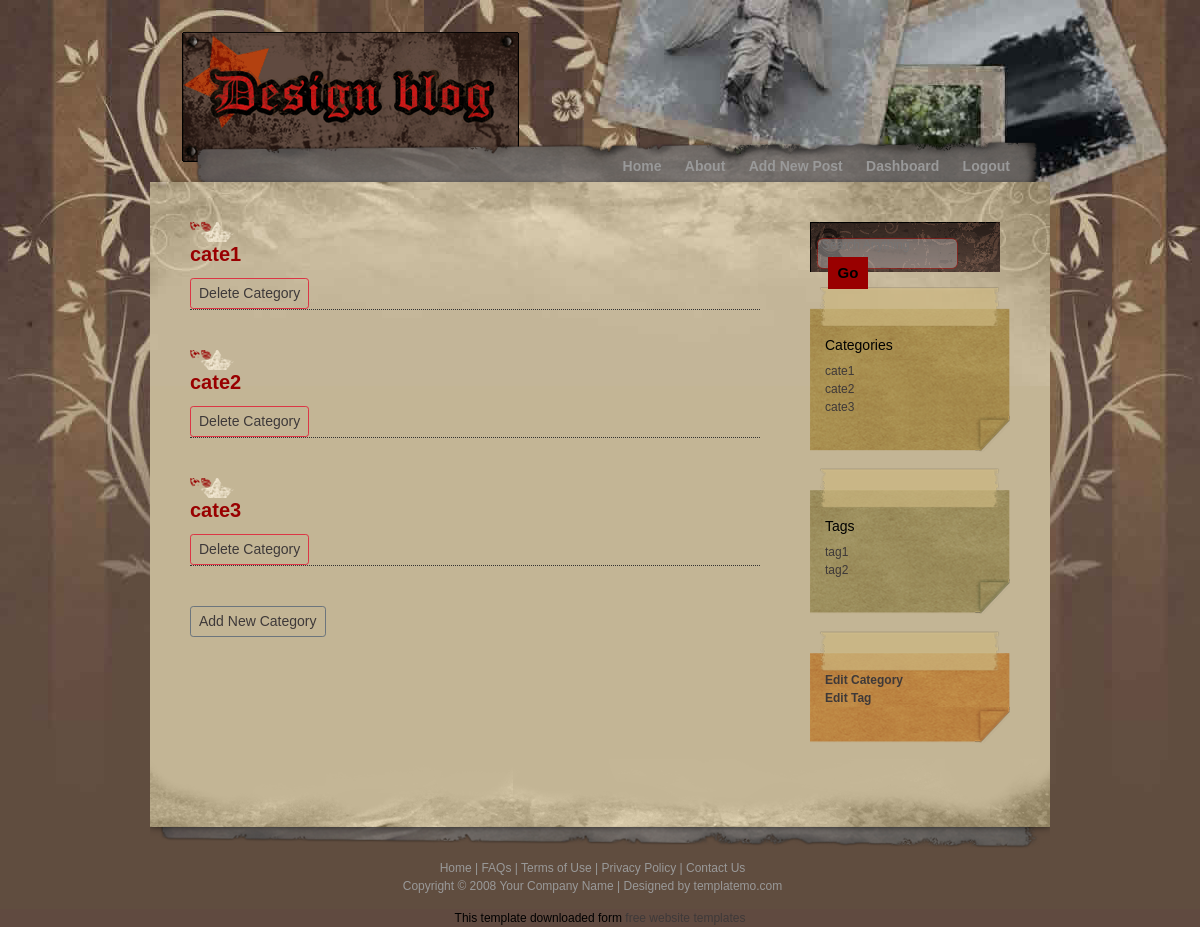
Page /blog/categories/ (signed in) on the earlier database version.
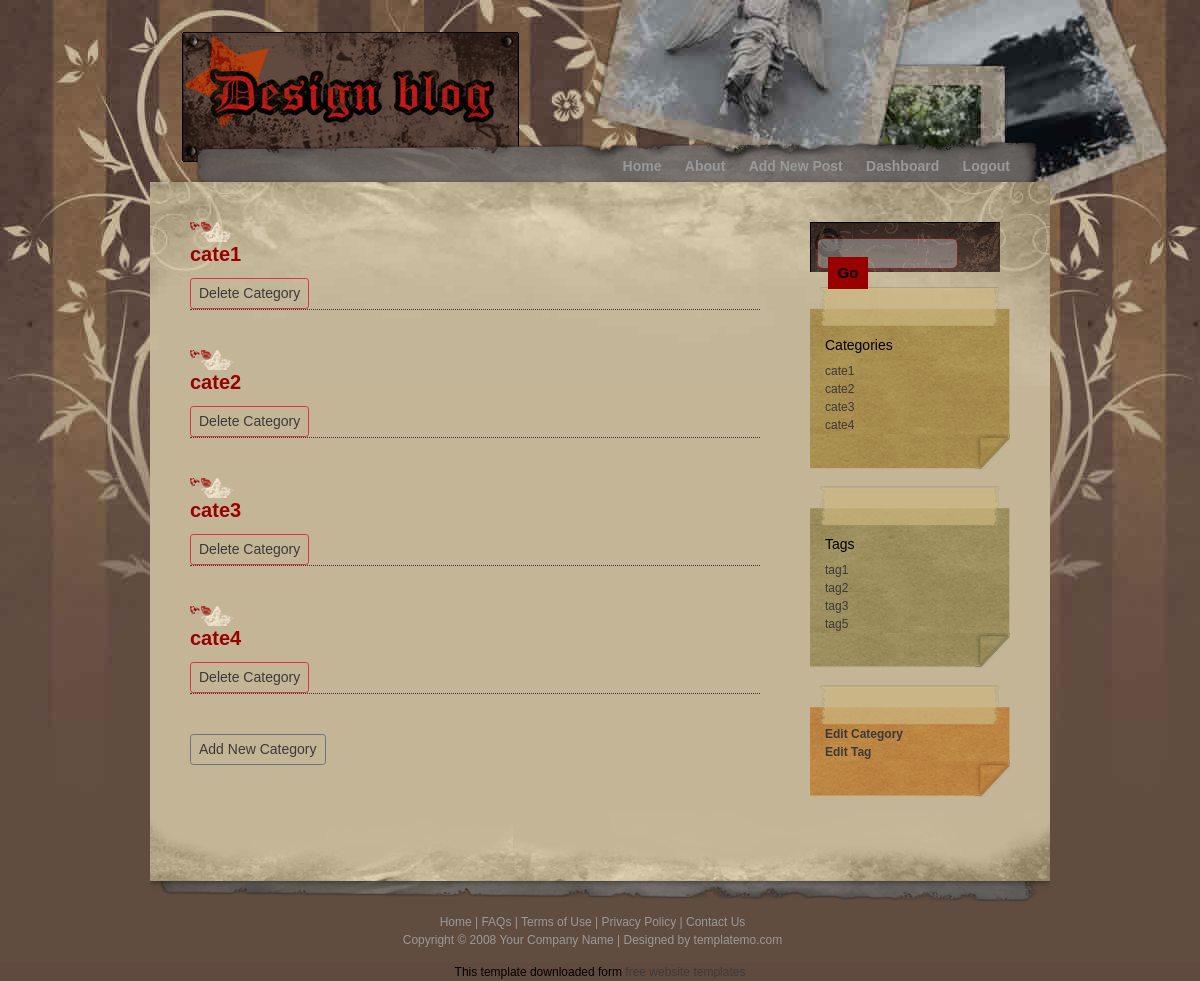
Same page on the later database version.
### post/models.py (models this page shows, shortened)
class Category(models.Model):
    title = models.CharField(max_length=120)
    slug = models.SlugField(unique=True, max_length=120, null=True, blank=True)
    parent = models.ForeignKey('self', on_delete=models.PROTECT, blank=True, null=True)
    class Meta:
        unique_together = ('title', 'slug')

class Tag(models.Model):
    title = models.CharField(max_length=120)
    slug = models.SlugField(unique=True, max_length=120, null=True)
    class Meta:
        unique_together = ('title', 'slug')

### post/views.py (the view)
# urls.py: path('categories/', categoryList, name='categories'),
@login_required(login_url='login')
def categoryList(request):
    page = 'categories'
    categories = Category.objects.all()
    tags = Tag.objects.all()
    context = {
        'categories': categories,
        'tags': tags,
        'page': page,
    }
    return render(request, 'post/delete_update.html', context)

### post/templates/post/delete_update.html (shortened to what this page needs)
{% extends "post/class_base.html" %}
{% load static %}
{% block menu %}
<ul>
    <li><a href="{% url 'home' %}">Home</a></li>
    <li><a href="#">About</a></li>
    <li><a href="{% url 'add_post' %}">Add New Post</a></li>
    <li><a href="{% url 'dashboard' %}">Dashboard</a></li>
    <li><a href="{% url 'logout' %}">Logout</a></li>
</ul>
{% endblock menu %}
{% block content %}
  {% if request.user.is_authenticated %}
    {% if page == 'categories' %}
      {% for category in categories %}
      <div class="postbody">
      <h1>{{category.title}}</h1><br><br>
      <span><a href="{% url 'delete_category' category.slug %}" class="btn btn-outline-danger btn-sm">Delete Category</a></span>
      </div>
      {% endfor %}
      <span><a href="{% url 'add_category' %}" class="btn btn-outline-secondary btn-sm">Add New Category</a></span>
    {% endif %}
  {% endif %}
{% endblock content %}

### post/templates/post/class_base.html (shortened to what this page needs)
{% load static %}
<!DOCTYPE html>
<html lang="en">
<head>
  <link href="https://cdn.jsdelivr.net/npm/bootstrap@5.0.0-beta1/dist/css/bootstrap.min.css" rel="stylesheet"
>
  <link rel="stylesheet" href="{% static 'style.css' %}">
</head>
<body>
  <div id="container_wrapper1">
    <div id="container_wrapper2">
      <div id="container">
        <div id="header">
          <div id="logo">
            <div id="site_slogan"></div>
          </div>
        </div>
        <div id="menu">
          {% block menu %}
          {% endblock menu %}
        </div>
        <div id="content">
          <div id="left_column">
            {% block content %}
            {% endblock content %}
          </div>
          <div id="right_column">
            <div class="section">
              <form method="get" action="#" class="search">
                <input name="search" type="text" placeholder="Search Anything" id="keyword" />
                <input type="submit" value="Go" class="button" />
              </form>
            </div>
            <div class="section">
              <div class="section1_top"></div>
              <div class="section1_middle">
                <h2>Categories</h2>
                <ul>
                  {% for cate in categories %}
                  <li><a href='/blog/category/{{cate.slug}}'>{{cate.title}}</a></li>
                  {% endfor %}
                </ul>
              </div>
              <div class="section1_bottom"></div>
            </div>
            <div class="section">
              <div class="section2_top"></div>
              <div class="section2_middle">
                <h2>Tags</h2>
                <ul>
                  {% for tag in tags %}
                  <li>{{tag.title}}</li>
                  {% endfor %}
                </ul>
              </div>
              <div class="section2_bottom"></div>
            </div>
            <div class="section">
              <div class="section3_top"></div>
              <div class="section3_middle">
                {% if request.user.is_authenticated %}
                <ul>
                  <li><strong><a href="{% url 'categories' %}">Edit Category</a></strong></li>
                  <li><strong><a href="{% url 'tags' %}">Edit Tag</a></strong></li>
                </ul>
                {% endif %}
              </div>
              <div class="section3_bottom"></div>
            </div>
          </div>
        </div>
        <div id="bottom"></div>
        <div id="footer"> <a href="#">Home</a> | <a href="#">FAQs</a> | <a href="#">Terms of Use</a> | <a
            href="#">Privacy Policy</a> | <a href="#">Contact Us</a> <br />
          Copyright © 2008 <a href="#">Your Company Name</a> | Designed by <a href="#">templatemo.com</a> </div>
      </div>
    </div>
  </div>
  <div align=center>This template downloaded form <a href='http://all-free-download.com/free-website-templates/'>free
      website templates</a></div>
</body>
</body>
</html>

### post/static/style.css (style rules this page uses)
body { margin:0; padding:0; line-height: 1.5em; font-family: Helvetica, Arial, sans-serif; font-size: 12px; color: #000000; background: #604a40; }
a:link, a:visited { color: #3e3939; text-decoration: none; }
h1 { margin: 0px; padding: 20px 0px 0px 0px; font-size: 20px; font-weight: bold; color:#990000; height: 20px; background: url(post/media/h1_background.png) left center no-repeat; }
h2 { margin: 0px 0px 8px 0px; padding: 10px 0px 0px 15px; font-size: 14px; color: #000000; }
#container_wrapper1 { background: url(post/media/background.gif) top center repeat-x; }
#container_wrapper2 { background: url(post/media/mainbackground.jpg) top center no-repeat; }
#container { margin: 0px auto; width: 900px; }
#header { clear: both; padding: 30px 0px 0px 30px; width: 870px; height: 140px; }
#logo { height: 134px; background: url(post/media/logo.gif) no-repeat; }
#site_slogan { padding: 90px 0px 10px 160px; font-size: 12px; color: #999999; }
#menu { clear: both; margin: 0px; padding: 0px; width: 900px; height: 42px; text-align: right; background: url(post/media/menu_bg.png) no-repeat; }
#menu ul { margin: 0px; padding: 18px 20px 0px 0px; list-style: none; }
#menu ul li { margin: 0px; display: inline; }
#menu ul li a { margin: 0px; padding: 0px 20px 0px 0px; font: 14px arial; font-weight: bold; color:#999999; text-decoration: none; }
#content { float: left; margin: 0px; width: 900px; background: #c3b595 url(post/media/content_bg.jpg) no-repeat; }
#left_column { float: left; margin: 40px 0px 0px 40px; padding: 0px; width: 570px; }
#right_column { float: right; margin: 40px 40px 0px 0px; padding: 0px; width: 200px; }
#bottom { clear: both; margin: 0px; padding: 0px; width: 900px; height: 90px; background: url(post/media/content_bg_bottom.png) no-repeat; }
.section { margin: 0px 0px 15px 0px; padding: 0px; color: #3e3939; }
.section .section1_top { height: 40px; background: url(post/media/section1_top.png) no-repeat; }
.section .section1_middle { background: url(post/media/section1_middle.png) repeat-y; }
.section .section1_bottom { height: 37px; background:url(post/media/section1_bottom.png) no-repeat; }
.section .section2_top { height: 40px; background: url(post/media/section2_top.png) no-repeat; }
.section .section2_middle { background: url(post/media/section2_middle.png) repeat-y; }
.section .section2_bottom { height: 37px; background: url(post/media/section2_bottom.png) no-repeat; }
.section .section3_top { height: 40px; background: url(post/media/section3_top.png) no-repeat; }
.section .section3_middle { background: url(post/media/section3_middle.png) repeat-y; }
.section .section3_bottom { height: 37px; background: url(post/media/section3_bottom.png) no-repeat; }
.section ul { margin: 0px 0px 0px 15px; padding: 0px; list-style: none; }
.section ul li { display: block; }
.section ul li a { padding: 0px; margin: 0px; color: #3e3939; text-decoration: none; }
.postbody { padding: 0px; margin-bottom: 40px; border-bottom: 1px dotted #333333; }
.search { width: 190px; margin: 0px; padding: 13px 0px 0px 10px; height: 50px; background: url(post/media/search_box.gif) no-repeat; }
input { width: 130px; background: none; color: #CCCCCC; border: none; }
.button { margin: 2px 0px 0px 8px; height: 32px; width: 40px; color: #000000; font-size: 15px; font-weight: bold; border: none; background: #990000; }
#footer { clear: both; padding: 10px 0px 0px 15px; width: 870px; height: 60px; text-align: center; color: #999999; text-align: center; }
#footer a { color: #999999; }

Differences in the rows shown:
added Category: title "cate4"
added Tag: title "tag3"
added Tag: title "tag5"
